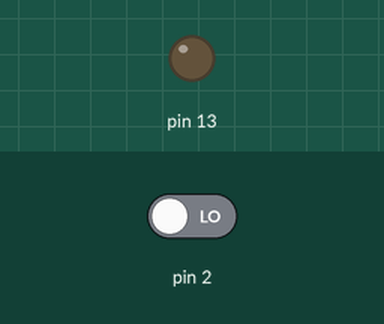
This sketch was run on a simulated Arduino Uno, built with avr-gcc and run on an emulated ATmega328P. Shown: output pins drawn as LEDs (lit = HIGH). The test bench sets the inputs (shaded band); at power-on: pin 2 LOW.

Above: at 1.2 s.
1.3 s: pin 2 driven HIGH
At 2.5 s:
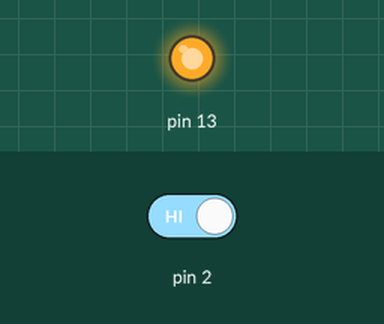
2.8 s: pin 2 driven LOW
At 3.8 s:
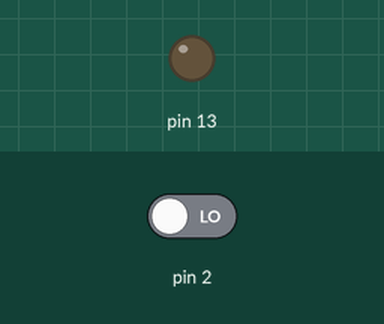
Timing chart, 0 to 5.8 s (numbered marks = the images above; inputs shaded):
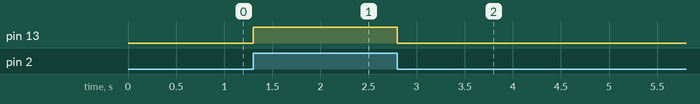

Measured:
- after the input at 1.3 s, pin 13: LOW → HIGH at once
- after the input at 2.8 s, pin 13: HIGH → LOW at once

The sketch:

190531_avr_registal_01.ino
```cpp
void setup() {
  // put your setup code here, to run once:
  //pinMode(13,OUTPUT); //13번 : PB5
  DDRB = 0x20;
  DDRD = 0x00;
}

void loop() {
  if(PIND & 0x04)
    //digitalWrite(13,1);
    PORTB = 0x20;
  else
    //digitalWrite(13,0);
    PORTB = 0x00;
}
```
